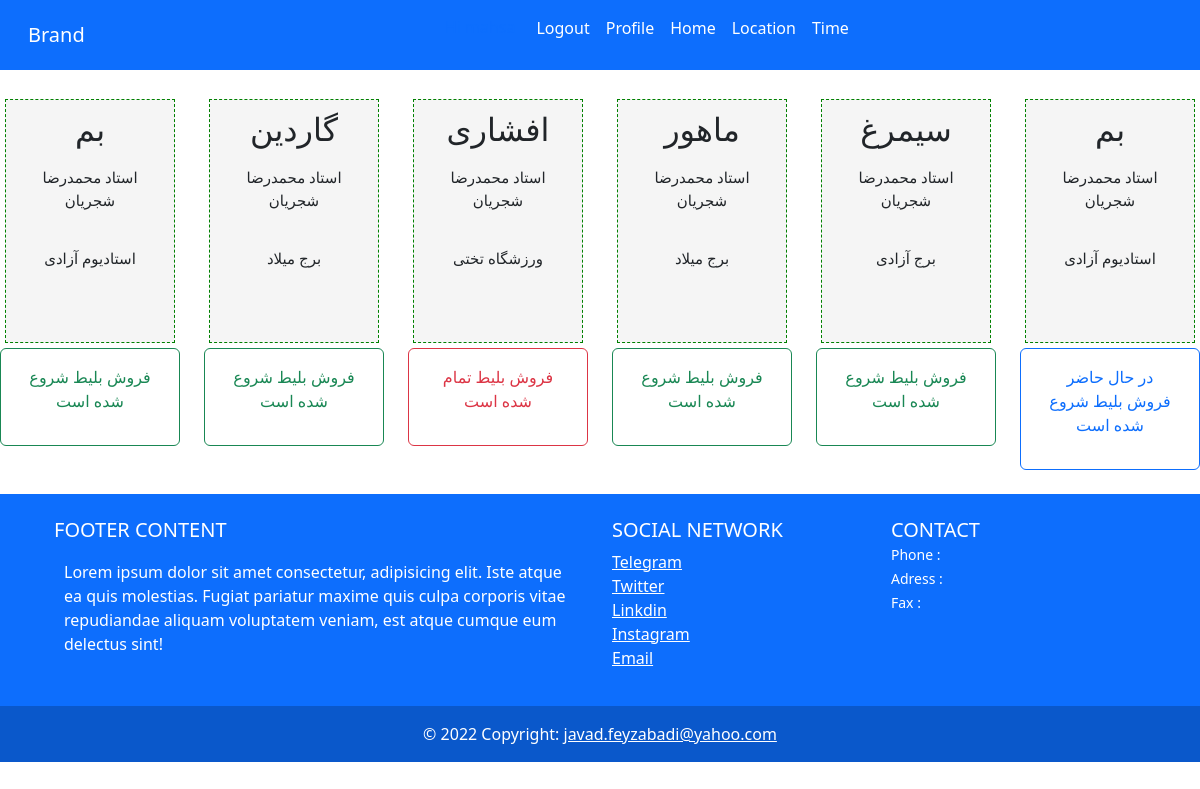
The app's page /time/ (signed in) with its own data.
### ticketsales/models.py (models this page shows, shortened)
class TimeModel(models.Model):
    class Meta:
        verbose_name = 'زمان '
        verbose_name_plural = 'زمان '
    consert = models.ForeignKey('ConsertModel',on_delete=models.PROTECT,verbose_name='کنسرت')
    location = models.ForeignKey('LocationModel',on_delete = models.PROTECT,verbose_name='مکان')
    startdatetime = models.DateTimeField(verbose_name='ساعت و تاریخ')
    seats = models.IntegerField(verbose_name='صندلی')
    Start = 1
    End = 2
    Cancle = 3
    Sales = 4
    status_choices =(
        (Start,'فروش بلیط شروع شده است'),
        (End,'فروش بلیط تمام شده است'),
        (Cancle,'این سانس کنسل شده است'),
        (Sales,' در حال حاضر فروش بلیط شروع شده است'),
    )
    status = models.IntegerField(choices=status_choices,verbose_name='وضعیت')
    def get_jalali_date(self):
        return datetime2jalali(self.startdatetime)

class ConsertModel(models.Model):
    class Meta:
        verbose_name = 'کنسرت'
        verbose_name_plural = 'کنسرت'
    name = models.CharField(max_length = 100,verbose_name=' نام کنسرت')
    singername = models.CharField(max_length = 100,verbose_name='خواننده')
    length = models.IntegerField(verbose_name='زمان کنسرت')
    poster = models.ImageField(upload_to = 'consertimage/',verbose_name='پوستر',null = True)

class LocationModel(models.Model):
    class Meta:
        verbose_name = 'مکان کنسرت'
        verbose_name_plural = 'مکان کنسرت'
    name = models.CharField(max_length = 100,verbose_name='نام مکان')
    address = models.CharField(max_length = 500,default='تهران-برج میلاد',verbose_name='آدرس')
    phone = models.CharField(max_length = 11,null = True,verbose_name='تلفن')
    capacity = models.IntegerField(verbose_name='گنجایش')

### ticketsales/views.py (the view)
# urls.py: path('time/',views.TimeListView,name='time_list'),
@login_required
def TimeListView(request):
        time = TimeModel.objects.all()
        context = {
            'time':time,
        }
        return render(request,'ticketsales/time_list.html',context)

### templates/ticketsales/time_list.html (shortened to what this page needs)
{% extends 'base.html' %}
{% block content %}
    {% for time in time %}
        <div class="col-md-2">
            <a>
                <div class="timeBox">
                   <h2>{{time.consert.name}}</h2>
                    <p>{{time.consert.singername}}</p>
                    <p>{{time.location.name}}</p>
                    <p>{{time.get_jalali_date}}</p>
                </div>
                <div
                class="
                {% if time.status == time.Start %}
                btn btn-outline-success
                {% elif time.status == time.End %}
                    btn btn-outline-danger
                {% elif time.status == time.Cancle %}
                    btn btn-outline-warning
                {% elif time.status == time.Sales %}
                btn btn-outline-primary
                 {% endif %}
                ">
                    <p>{{time.get_status_display}}</p>
                </div>
            </a>
        </div>
    {% endfor %}
{% endblock %}

### templates/base.html (shortened to what this page needs)
{% load static %}
<!DOCTYPE html>
<html lang="en">
<head>
    <link rel="stylesheet" type="text/css" href="{% static 'ticketsales/css/bootstrap.css' %}">
    <link rel="stylesheet" type="text/css" href="{% static 'ticketsales/css/fontawesome.css' %}">
    <link rel="stylesheet" type="text/css" href="{% static 'ticketsales/css/fontawesome.min.css' %}">
    <link rel="stylesheet" type="text/css" href="{% static 'ticketsales/css/bootstrap.rtl.css' %}">
    <link rel="stylesheet" type="text/css" href="{% static 'ticketsales/css/style.css' %}">
    <link href="https://cdn.jsdelivr.net/npm/bootstrap@5.2.3/dist/css/bootstrap.min.css" rel="stylesheet">
</head>
<body>
{% include 'partials/_header.html' %}
        <div class="row">
            {% block content %}{% endblock %}
        </div>
<br>
{% include 'partials/_footer.html' %}
</body>
</html>

### templates/partials/_header.html (shortened to what this page needs)
{% load static%}
<header>
    <nav class="navbar navbar-expand-lg navbar-dark bg-primary">
      <div class="container-fluid">
        <a class="navbar-brand" href="#">Brand</a>
        <div class="collapse navbar-collapse" id="navbarSupportedContent">
          <ul class="navbar-nav me-auto mb-2 mb-lg-0">
            {% if user.is_authenticated %}
           <b><p class="btn btn-outline-primary"> Hi {{user.username}}</p></b>
            <li class="nav-item">
              <a class="nav-link active" aria-current="page" href="{% url 'logout' %}">Logout</a>
            </li>
            <li class="nav-item">
                <a class="nav-link active" aria-current="page" href="{% url 'profile' %}">Profile</a>
              </li>
              {% endif %}
              <li class="nav-item">
                <a class="nav-link active" aria-current="page" href="{% url 'consert_list' %}">Home</a>
              </li>
              <li class="nav-item">
                <a class="nav-link active" aria-current="page" href="{% url 'location_list' %}">Location</a>
              </li>
              <li class="nav-item">
                <a class="nav-link active" aria-current="page" href="{% url 'time_list' %}">Time</a>
              </li>
        </div>
      </div>
    </nav>
  </header>
<br>

### templates/partials/_footer.html
{% load static %}
<footer class="bg-primary text-white text-center text-lg-start">
  <div class="container p-4">
    <div class="row">
      <div class="col-lg-6 col-md-12 mb-4 mb-md-0">
        <h5 class="text-uppercase">Footer Content</h5>
        <p>
          Lorem ipsum dolor sit amet consectetur, adipisicing elit. Iste atque ea quis
          molestias. Fugiat pariatur maxime quis culpa corporis vitae repudiandae aliquam
          voluptatem veniam, est atque cumque eum delectus sint!
        </p>
      </div>
      <div class="col-lg-3 col-md-6 mb-4 mb-md-0">
        <h5 class="text-uppercase">Social Network</h5>
        <ul class="list-unstyled mb-0">
          <li>
            <a  class="text-white">Telegram</a>
          </li>
          <li>
            <a href="#!" class="text-white">Twitter</a>
          </li>
          <li>
            <a href="#!" class="text-white">Linkdin</a>
          </li>
          <li>
            <a href="#!" class="text-white">Instagram</a>
          </li>
          <li>
            <a href="#!" class="text-white">Email</a>
          </li>
        </ul>
      </div>
      <div class="col-lg-3 col-md-6 mb-4 mb-md-0">
        <h5 class="text-uppercase mb-0">Contact   </h5>
        <ul class="list-unstyled">
          <li>
            <small class="text-white"> Phone :</small>
          </li>
          <li>
            <small class="text-white"> Adress :</small>
          </li>
          <li>
            <small class="text-white"> Fax :</small>
          </li>
        </ul>
      </div>
    </div>
  </div>
  <div class="text-center p-3" style="background-color: rgba(0, 0, 0, 0.2)">
    © 2022 Copyright:
    <a class="text-white" href="#">javad.feyzabadi@yahoo.com</a>
  </div>
</footer>

### static/ticketsales/css/style.css (style rules this page uses)
body { font-family: 'IranSanse'; }
.timeBox { margin: 5px; background-color: whitesmoke; font-size: 15px; border:1px dashed green; padding:10px; text-align: center; }
p { padding: 10px; }

### records on screen
TimeModel: consert.name "بم", consert.singername "استاد محمدرضا شجریان", location.name "استادیوم آزادی", status "فروش بلیط شروع شده است"
TimeModel: consert.name "گاردین", consert.singername "استاد محمدرضا شجریان", location.name "برج میلاد", status "فروش بلیط شروع شده است"
TimeModel: consert.name "افشاری", consert.singername "استاد محمدرضا شجریان", location.name "ورزشگاه تختی", status "فروش بلیط تمام شده است"
TimeModel: consert.name "ماهور", consert.singername "استاد محمدرضا شجریان", location.name "برج میلاد", status "فروش بلیط شروع شده است"
TimeModel: consert.name "سیمرغ", consert.singername "استاد محمدرضا شجریان", location.name "برج آزادی", status "فروش بلیط شروع شده است"
TimeModel: consert.name "بم", consert.singername "استاد محمدرضا شجریان", location.name "استادیوم آزادی", status "در حال حاضر فروش بلیط شروع شده است"
